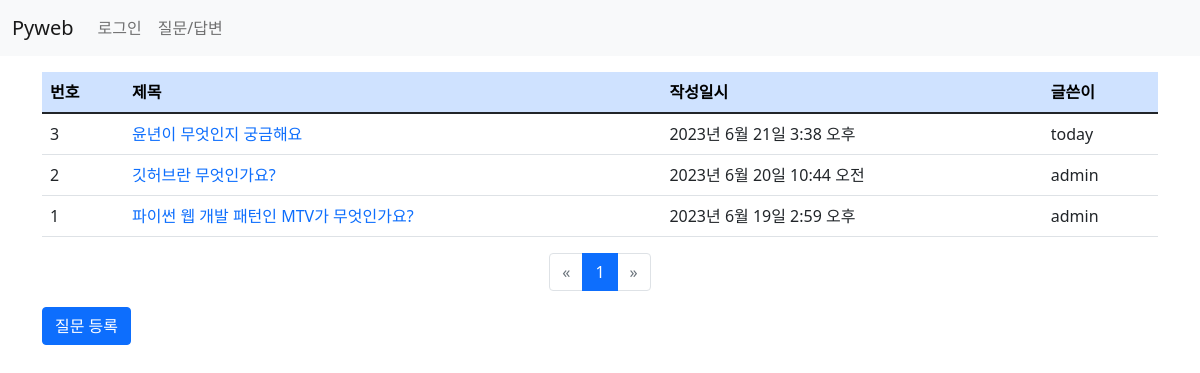
The page /board/ on the database as committed earlier.
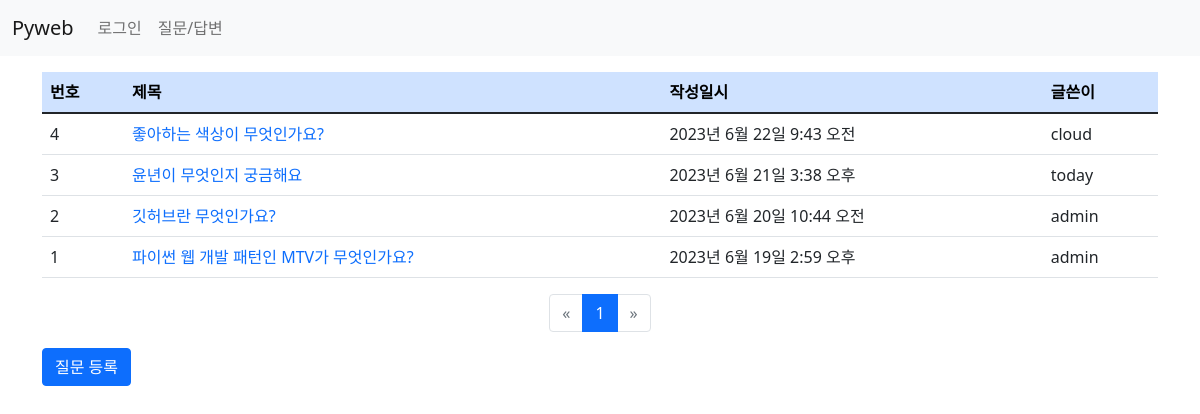
The same page on the database as committed later.
### board/models.py (models this page shows, shortened)
class Question(models.Model):
    author = models.ForeignKey(User, on_delete=models.CASCADE) #글쓴이
    subject = models.CharField(max_length=200)  #제목
    content = models.TextField()                #질문 내용
    create_date = models.DateTimeField()        #등록일
    modify_date = models.DateTimeField(null=True, blank=True) #null 허용

### board/views.py (the view)
# urls.py: path('', views.question_list, name='question_list'),
def question_list(request):
    question_list = Question.objects.order_by('-create_date') #내림 차순
    page = request.GET.get('page', '1')
    paginator = Paginator(question_list, 10)  #페이지당 게시글 - 10
    page_obj = paginator.get_page(page)
    context = {'question_list': page_obj}
    return render(request, 'board/question_list.html', context)

### board/templatetags/board_filter.py (called while the page is built)
@register.filter
def sub(value, arg):
    return value - arg #원래값 - 매개값 -> |sub:arg

### templates/board/question_list.html
{% extends 'base.html' %}
{% load board_filter %}
{% block content %}
<div class="container my-3">
    <section id="question_list">
        <table class="table">
            <thead>
                <tr class="table-primary">
                    <th>번호</th><th>제목</th><th>작성일시</th><th>글쓴이</th>
                </tr>
            </thead>
            <tbody>
                {% if question_list %}
                    {% for question in question_list %}
                    <tr>
                        <td>{{ question_list.paginator.count|sub:question_list.start_index|sub:forloop.counter0|add:1 }}</td>
                        <td>
                            <a href="{% url 'board:detail' question.id %}">
                                {{ question.subject }}
                            </a>
                        </td>
                        <td>{{ question.create_date }}</td>
                        <td>{{ question.author }}</td>
                    </tr>
                    {% endfor %}
                {% else %}
                    <tr>
                        <td>질문이 없습니다.</td>
                    </tr>
                {% endif %}
            </tbody>
         </table>
        <ul class="pagination justify-content-center">
            {% if question_list.has_previous %}
                <li class="page-item">
                    <a class="page-link"
                       href="?page={{ question_list.previous_page_number }}">&laquo;</a>
                </li>
            {% else %}
                <li class="page-item disabled">
                    <a class="page-link" href="">&laquo;</a>
                </li>
            {% endif %}
            {% for page_number in question_list.paginator.page_range %}
                {% if page_number == question_list.number %}
                <li class="page-item active">
                    <a class="page-link" href="?page={{ page_number }}">
                        {{ page_number }}
                    </a>
                </li>
                {% else %}
                <li class="page-item">
                    <a class="page-link" href="?page={{ page_number }}">
                        {{ page_number }}
                    </a>
                </li>
                {% endif %}
            {% endfor %}
            {% if question_list.has_next %}
                <li class="page-item">
                    <a class="page-link"
                       href="?page={{ question_list.next_page_number }}">&raquo;</a>
                </li>
            {% else %}
                <li class="page-item disabled">
                    <a class="page-link" href="">&raquo;</a>
                </li>
            {% endif %}
        </ul>
        <a href="{% url 'board:question_create' %}"
            class="btn btn-primary">질문 등록</a>
    </section>
</div>
{% endblock %}

### templates/base.html (shortened to what this page needs)
<!DOCTYPE html>
<html lang="ko">
{% load static %}
<head>
    <link rel="stylesheet" href="{% static 'board/css/bootstrap.css' %}">
    <link rel="stylesheet" href="{% static 'board/css/style.css' %}">
</head>
<body>
{% include 'navbar.html' %}
{% block content %}
{% endblock %}
</body>
</html>

### templates/navbar.html (shortened to what this page needs)
<nav class="navbar navbar-expand-lg navbar-light bg-light">
  <div class="container-fluid">
    <a class="navbar-brand" href="/">Pyweb</a>
    <div class="collapse navbar-collapse" id="navbarSupportedContent">
      <ul class="navbar-nav me-auto mb-2 mb-lg-0">
        <li class="nav-item">
          {% if user.is_authenticated %}
            <a class="nav-link" href="{% url 'common:logout' %}">
                  {{ user.username }}(로그아웃)
            </a>
          {% else %}
            <a class="nav-link" href="{% url 'common:login' %}">로그인</a>
          {% endif %}
        </li>
        <li class="nav-item">
          <a class="nav-link"
             href="{% url 'board:question_list' %}">질문/답변</a>
        </li>
      </ul>
    </div>
  </div>
</nav>

### static/board/css/style.css (style rules this page uses)
a { text-decoration: none; }

Rows that differ between the two databases and show on the page:
added Question: paginator.count|sub "4", subject "좋아하는 색상이 무엇인가요?", create_date "2023년 6월 22일 9:43 오전", author "cloud"
